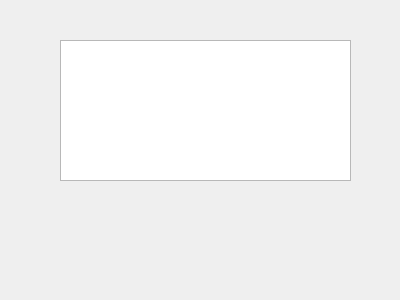
<?xml version="1.0" encoding="UTF-8"?>
<ui version="4.0">
 <class>Widget</class>
 <widget class="QWidget" name="Widget">
  <property name="geometry">
   <rect>
    <x>0</x>
    <y>0</y>
    <width>400</width>
    <height>300</height>
   </rect>
  </property>
  <property name="windowTitle">
   <string>Widget</string>
  </property>
  <widget class="QTextEdit" name="textEdit">
   <property name="geometry">
    <rect>
     <x>60</x>
     <y>40</y>
     <width>291</width>
     <height>141</height>
    </rect>
   </property>
  </widget>
 </widget>
 <layoutdefault spacing="6" margin="11"/>
 <resources/>
 <connections/>
</ui>
